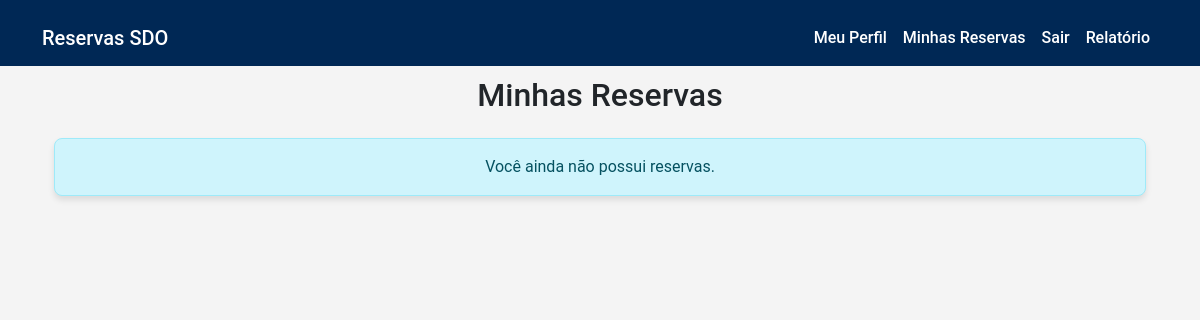
Page /reservas/minhas-reservas/ (signed in) on the earlier database version.
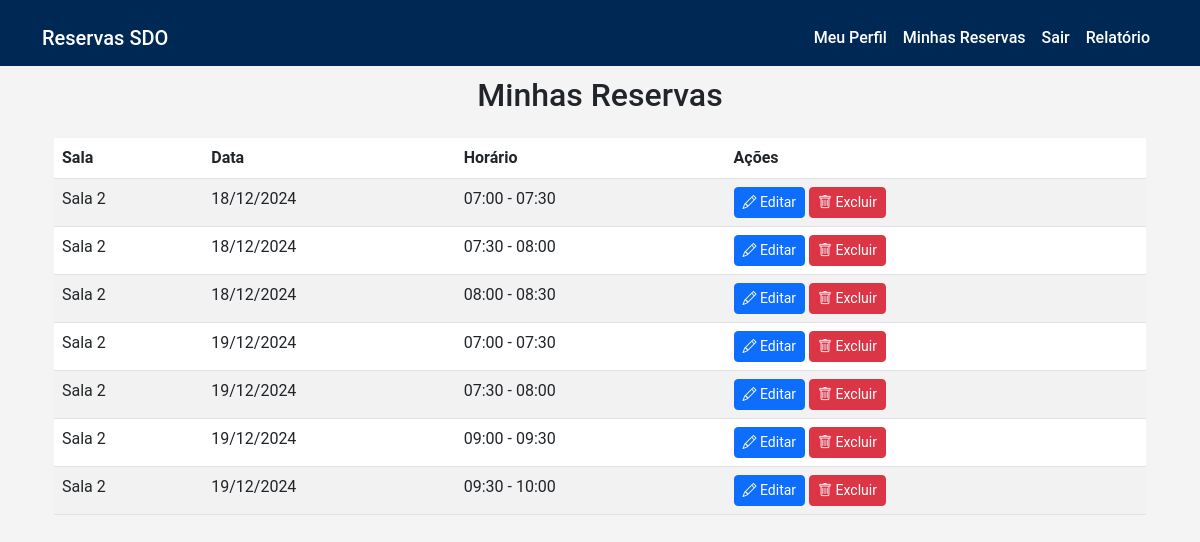
Same page on the later database version.
### reservas/models.py (models this page shows, shortened)
class Reserva(models.Model):
    usuario = models.ForeignKey(settings.AUTH_USER_MODEL, on_delete=models.CASCADE, null=True, blank=True)
    nome_nao_registrado = models.CharField(max_length=100, null=True, blank=True)
    empresa_nao_registrado = models.CharField(max_length=100, null=True, blank=True)
    sala = models.ForeignKey(Sala, on_delete=models.CASCADE)
    data = models.DateField()
    hora_inicio = models.TimeField()
    hora_fim = models.TimeField()
    criado_em = models.DateTimeField(auto_now_add=True)
    class Meta:
        ordering = ['data', 'hora_inicio']
    def display_usuario(self):
        """Retorna o nome do usuário ou o nome não registrado."""
        if self.usuario:
            return self.usuario.nome
        return self.nome_nao_registrado
    display_usuario.short_description = 'Usuário'

### salas/models.py (models this page shows, shortened)
class Sala(models.Model):
    nome = models.CharField(max_length=100)
    imagem = models.ImageField(upload_to='salas/', default='salas/logo.png')  # Definindo imagem padrão
    tamanho = models.CharField(max_length=50)
    capacidade = models.IntegerField()

### reservas/views.py (the view)
# urls.py: path('minhas-reservas/', views.minhas_reservas, name='minhas_reservas'),
@login_required
def minhas_reservas(request):
    reservas = Reserva.objects.filter(usuario=request.user).order_by('data', 'hora_inicio')
    return render(request, 'reservas/minhas_reservas.html', {'reservas': reservas})

### templates/reservas/minhas_reservas.html
{% extends 'base.html' %}
{% block content %}
<div class="container">
    <h2 class="text-center mb-4">Minhas Reservas</h2>
    {% if reservas %}
        <div class="table-responsive">
            <table class="table table-striped">
                <thead>
                    <tr>
                        <th>Sala</th>
                        <th>Data</th>
                        <th>Horário</th>
                        <th>Ações</th>
                    </tr>
                </thead>
                <tbody>
                    {% for reserva in reservas %}
                    <tr>
                        <td>{{ reserva.sala.nome }}</td>
                        <td>{{ reserva.data|date:"d/m/Y" }}</td>
                        <td>{{ reserva.hora_inicio|time:"H:i" }} - {{ reserva.hora_fim|time:"H:i" }}</td>
                        <td>
                            <a href="{% url 'editar_reserva' reserva.id %}" class="btn btn-sm btn-primary">
                                <i class="bi bi-pencil"></i> Editar
                            </a>
                            <a href="{% url 'excluir_reserva' reserva.id %}" class="btn btn-sm btn-danger">
                                <i class="bi bi-trash"></i> Excluir
                            </a>
                        </td>
                    </tr>
                    {% endfor %}
                </tbody>
            </table>
        </div>
    {% else %}
        <div class="alert alert-info text-center">
            Você ainda não possui reservas.
        </div>
    {% endif %}
</div>
{% endblock %}

Differences in the rows shown:
added Reserva: sala.nome "Sala 2", data "18/12/2024", hora_inicio "07:00", hora_fim "07:30"
added Reserva: sala.nome "Sala 2", data "18/12/2024", hora_inicio "07:30", hora_fim "08:00"
added Reserva: sala.nome "Sala 2", data "18/12/2024", hora_inicio "08:00", hora_fim "08:30"
added Reserva: sala.nome "Sala 2", data "19/12/2024", hora_inicio "07:00", hora_fim "07:30"
added Reserva: sala.nome "Sala 2", data "19/12/2024", hora_inicio "07:30", hora_fim "08:00"
added Reserva: sala.nome "Sala 2", data "19/12/2024", hora_inicio "09:00", hora_fim "09:30"
added Reserva: sala.nome "Sala 2", data "19/12/2024", hora_inicio "09:30", hora_fim "10:00"
Other differences:
text no longer shown: "Você ainda não possui reservas."
text now shown: "Sala Data Horário Ações"
